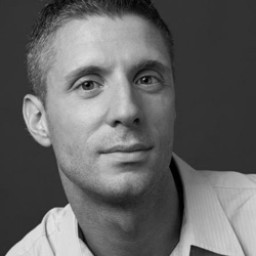
#> input picture submission2/Implementation/ppca_missing/test_image.jpg, 256 x 256 px
$ python miss_test.py   (Python 2 division)
#> lines starting #> are read from the running program, lines starting #| are printed output that depends on the picture; long printed decimals are rounded
### submission2/Implementation/ppca_missing/ppca_mv.py
import numpy as np

import numpy.linalg as LA

import scipy.linalg as sciLA

import numpy.matlib as npML

def ppca_mv(Ye, d, dia):
    #
    # implements probabilistic PCA for data with missing values,
    # using a factorizing distribution over hidden states and hidden observations.
    #
    #  - The entries in Ye that equal NaN are assumed to be missing. -
    #
    # [C, ss, M, X, Ye ] = ppca_mv(Y,d,dia)
    #
    # Y   (N by D)  N data vectors
    # d   (scalar)  dimension of latent space
    # dia (binary)  if 1: printf objective each step
    #
    # ss  (scalar)  isotropic variance outside subspace
    # C   (D by d)  C*C' +I*ss is covariance model, C has scaled principal directions as cols.
    # M   (D by 1)  data mean
    # X   (N by d)  expected states
    # Ye  (N by D)  expected complete observations (interesting if some data is missing)
    #
    # J.J. Verbeek, 2006. http://lear.inrialpes.fr/~verbeek
    #

    N, D = Ye.shape # N observations in D dimensions
    threshold   = 10**(-4)     # minimal relative change in objective funciton to continue
    hidden = np.isnan(Ye)
    missing = np.count_nonzero(hidden)

    M = np.zeros((1,D),dtype=np.float64)  # compute data mean and center data
    if missing:
        for i in range(0,D):
            M[0,i] = np.mean(Ye[~hidden[:,i],i])
    else:
        M = np.mean(Ye)
    print Ye.shape
    print npML.repmat(M, N, 1).shape
    print N
    Ye = Ye - npML.repmat(M, N, 1)

    if missing:
        Ye[hidden] = 0

    # =======     Initialization    ======
    C     = np.random.randn(D,d)
    CtC   = C.transpose().dot(C)
    X     = Ye.dot(C).dot(LA.inv(CtC))
    recon = X.dot(C.transpose())
    recon[hidden] = 0
    ss    = np.sum(np.sum(np.square(recon-Ye))) / (N*D-missing)

    count = 1
    old   = np.inf
    while count:          #  ============ EM iterations  ==========

        Sx = LA.inv( np.eye(d) + CtC/ss)    # ====== E-step, (co)variances   =====
        ss_old = ss
        if missing:
            proj = X.dot(C.transpose())
            Ye[hidden] = proj[hidden]
        X = Ye.dot(C.dot(Sx/ss))          # ==== E step: expected values  ====

        SumXtX = X.transpose().dot(X)                  # ======= M-step =====
        C      = Ye.transpose().dot(X).dot(LA.inv(SumXtX + N*Sx ))
        CtC    = C.transpose().dot(C)
        ss     = ( np.sum(np.sum( np.square(X.dot(C.transpose())-Ye) )) + N*np.sum(np.sum(np.multiply(CtC,Sx))) + missing*ss_old ) /(N*D)

        objective = N*D + N*(D*np.log(ss) + np.trace(Sx)- np.log(LA.det(Sx)) ) + np.trace(SumXtX) - missing*np.log(ss_old)

        rel_ch    = np.absolute( 1 - objective / old )
        old       = objective

        count = count + 1
        if rel_ch < threshold and count > 5:
            count = 0
        if dia:
            print('Objective:  %.2f    relative change: %.5f \n')  % (objective, rel_ch)

                      #  ============ EM iterations  ==========


    C = sciLA.orth(C)
    vals,vecs = LA.eig(np.cov(Ye.dot(C).transpose()))

    order = vals.argsort()[::-1]
    vals = vals[order]
    vecs = vecs[:,order]

    C = C.dot(vecs)
    X = Ye.dot(C)

    # add data mean to expected complete data
    Ye = Ye + npML.repmat(M, N, 1)
    return C, ss, M, X,Ye

### submission2/Implementation/ppca_missing/miss_test.py
import matplotlib.pyplot as plt
import matplotlib.image as mpimg
from numpy.linalg import inv
import numpy as np

import skimage
from skimage import color
from ppca_mv import ppca_mv
from math import *
from sklearn.metrics import *
from time import time
percent = 30
total = 256*256
gray = color.rgb2gray(mpimg.imread("test_image.jpg"))
#> gray: shape (256, 256) float64; min 0, max 0.902, mean 0.391
r = np.random.randint(256,size=(total*percent/100,2))
r1,c1 = r.shape

for i in range(0,r1):
    gray[r[i,0],r[i,1]] = np.nan
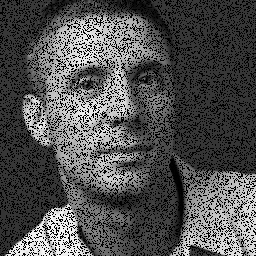
#> gray: shape (256, 256) float64; 25.95% of the values are NaN or infinite; the others: min 0, max 0.902, mean 0.39; drawn with min black, max white, NaN and infinite black

hidden = np.isnan(gray)
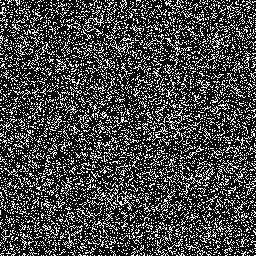
#> hidden: shape (256, 256) bool; 25.9% white in thin lines or dots
missing = np.count_nonzero(hidden)
#> missing = 17004

tic = time()
[a,b,c,d,e]=ppca_mv(gray,20,1)
#| (256, 256)
#| (256, 256)
#| 256
#> in ppca_mv, `recon[hidden] = 0`:
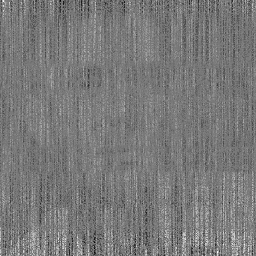
#> recon: shape (256, 256) float64; min -0.263, max 0.29, mean 6.26e-05; drawn with min black and max white
#> in ppca_mv, `ss    = np.sum(np.sum(np.square(recon-Ye))) / (N*D-missing)`: ss = 0.0329
#> the loop in ppca_mv, `while count:` made 164 passes
#> (ss_old, ss, objective, rel_ch, old) on passes 1 to 3: (0.0329, 0.022, -81048.5, 1, -81048.5), (0.022, 0.00989, -129712.9, 0.6, -129712.9), (0.00989, 0.00438, -170490.9, 0.314, -170490.9)
#| Objective:  -81048.51    relative change: 1.000
#| Objective:  -129712.92    relative change: 0.6004
#| Objective:  -170490.93    relative change: 0.3144
#| Objective:  -200639.77    relative change: 0.1768
#| Objective:  -219691.22    relative change: 0.09495
#| Objective:  -229322.39    relative change: 0.04384
#| Objective:  -233224.37    relative change: 0.01702
#| Objective:  -234733.40    relative change: 0.00647
#> (further printed lines are left out)
#> after the loop in ppca_mv, `while count:`:
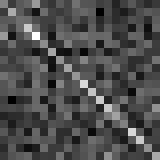
#> Sx: shape (20, 20) float64 (shown 8 times larger); min -0.00878, max 0.0221, mean 0.000579; drawn with min black and max white
#> after the loop in ppca_mv, `while count:`:
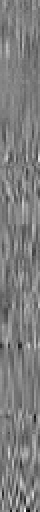
#> X: shape (256, 20) float64 (shown 2 times larger); min -3.73, max 3.84, mean 0.0268; drawn with min black and max white
#> after the loop in ppca_mv, `while count:`:
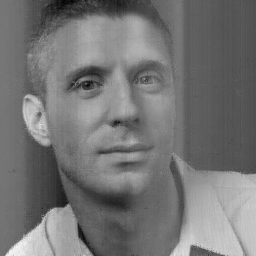
#> Ye: shape (256, 256) float64; min -0.605, max 0.713, mean 0.000199; drawn with min black and max white
#> after the loop in ppca_mv, `while count:`: count = 0
#> in ppca_mv, `vals,vecs = LA.eig(np.cov(Ye.dot(C).transpose()))`: vals = 20 values, max 4.24 at index 0, min 0.0145 at index 13, mean 0.459
#> in ppca_mv, `order = vals.argsort()[::-1]`: order = 20 values, max 19 at index 15, min 0 at index 0, mean 9.5
#> in ppca_mv, `vals = vals[order]`: vals = 20 values, max 4.24 at index 0, min 0.0145 at index 19, mean 0.459
#> in ppca_mv, `Ye = Ye + npML.repmat(M, N, 1)`:
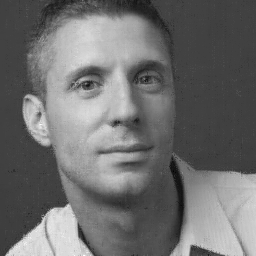
#> Ye: shape (256, 256) float64; min -0.0851, max 1.01, mean 0.39; drawn with min black and max white
#> b = 0.000722
toc = time()
plt.imshow(gray, cmap = plt.cm.Greys_r)
plt.show()

plt.imshow(e, cmap = plt.cm.Greys_r)
plt.show()

gray = color.rgb2gray(mpimg.imread("test_image.jpg"))
rmse = sqrt(mean_squared_error(e,gray))
#> rmse = 0.0176
print "rmse",rmse
#| rmse 0.01756
print "time",toc-tic
